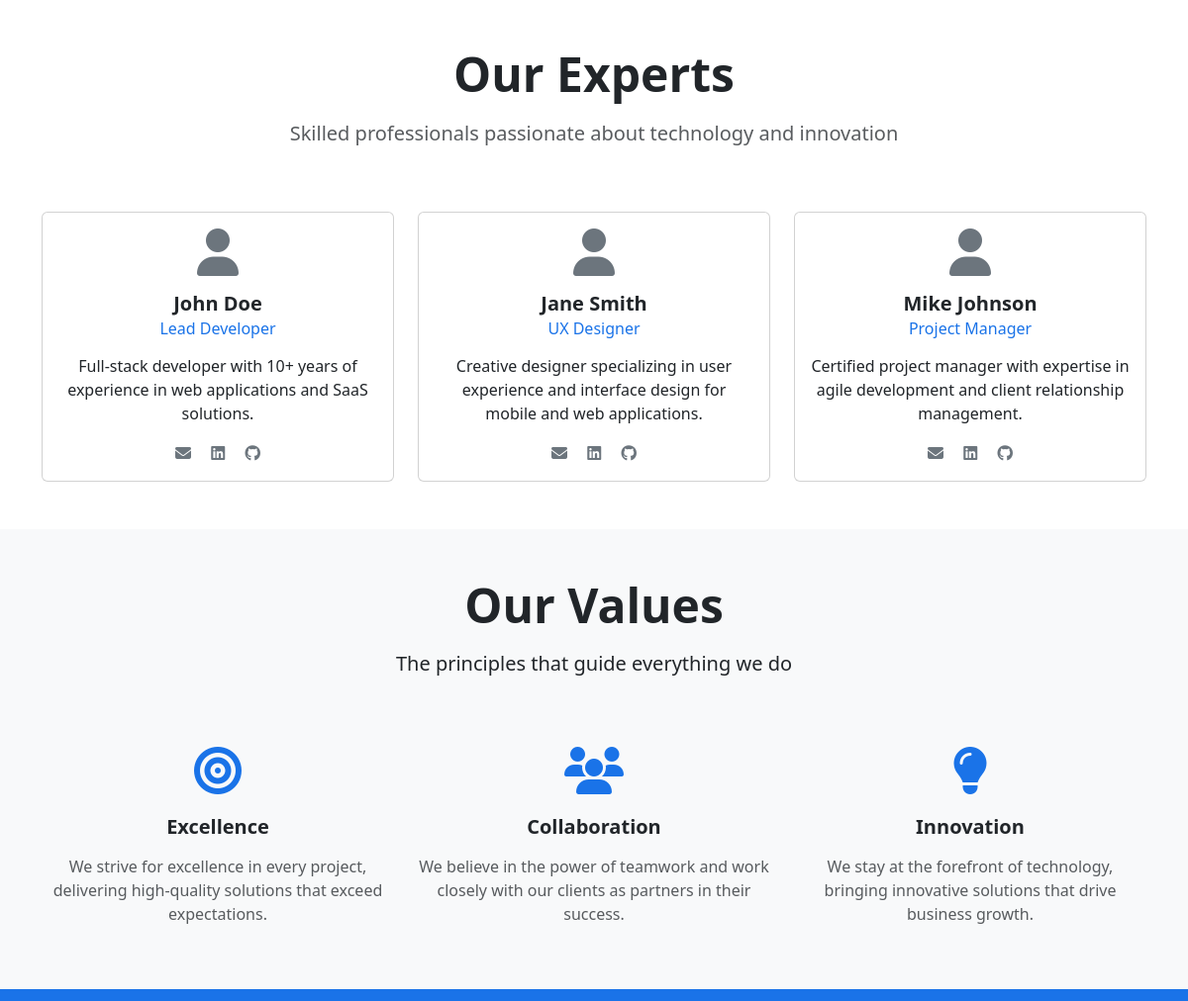
Before: /team/ (middle part) with the older database file.
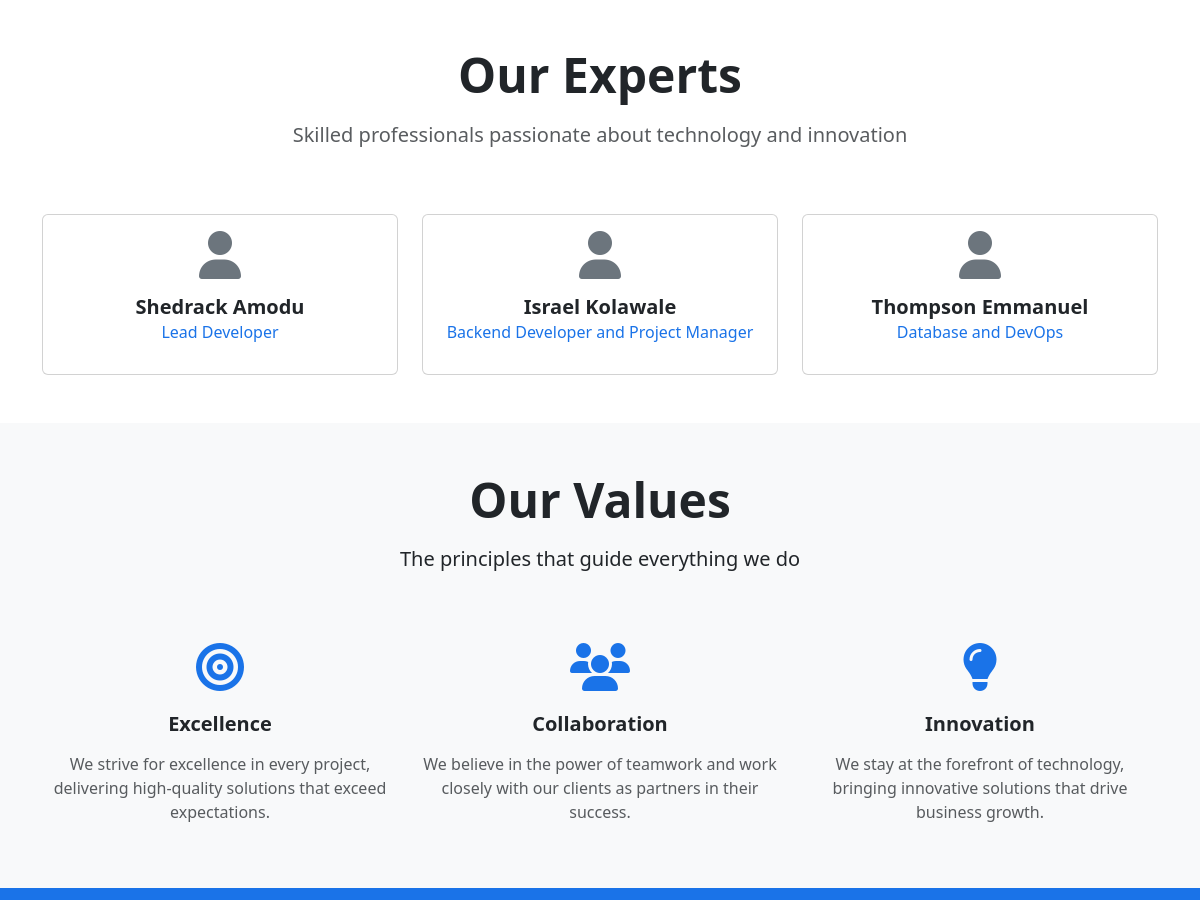
After: the same page with the newer database file.
### core/models.py (models this page shows, shortened)
class TeamMember(models.Model):
    name = models.CharField(max_length=200)
    position = models.CharField(max_length=200)
    bio = models.TextField(blank=True)
    image = models.ImageField(upload_to='team/', blank=True, null=True)
    email = models.EmailField(blank=True)
    linkedin = models.URLField(blank=True)
    github = models.URLField(blank=True)
    order = models.PositiveIntegerField(default=0)  # for ordering
    class Meta:
        ordering = ['order', 'name']

### core/views.py (the view)
# urls.py: path("team/", views.TeamListView.as_view(), name="team"),
class TeamListView(ListView):
    model = TeamMember
    template_name = "team.html"
    context_object_name = "team_members"

### templates/team.html (shortened to what this page needs)
{% extends "base.html" %}
{% block content %}
<section id="team" class="py-5">
  <div class="container">
    <div class="row">
      <div class="col-12 text-center mb-5">
        <h2 class="display-5 fw-bold mb-3">Our Experts</h2>
        <p class="lead text-muted">Skilled professionals passionate about technology and innovation</p>
      </div>
    </div>
    <div class="row g-4">
      {% for member in team_members %}
      <div class="col-lg-4 col-md-6">
        <div class="card team-card h-100">
          <div class="card-body text-center">
            {% if member.image %}
            <img src="{{ member.image.url }}" alt="{{ member.name }}" class="team-image rounded-circle mb-3">
            {% else %}
            <div class="team-placeholder rounded-circle mb-3">
              <i class="fas fa-user fa-3x text-secondary"></i>
            </div>
            {% endif %}
            <h5 class="card-title fw-bold mb-2">{{ member.name }}</h5>
            <h6 class="card-subtitle mb-3 text-primary">{{ member.position }}</h6>
          </div>
        </div>
      </div>
      {% empty %}
      <div class="col-lg-4 col-md-6">
        <div class="card team-card h-100">
          <div class="card-body text-center">
            <div class="team-placeholder rounded-circle mb-3">
              <i class="fas fa-user fa-3x text-secondary"></i>
            </div>
            <h5 class="card-title fw-bold mb-2">John Doe</h5>
            <h6 class="card-subtitle mb-3 text-primary">Lead Developer</h6>
            <p class="card-text">Full-stack developer with 10+ years of experience in web applications and SaaS solutions.</p>
            <div class="mt-3">
              <i class="fas fa-envelope text-secondary me-3"></i>
              <i class="fab fa-linkedin text-secondary me-3"></i>
              <i class="fab fa-github text-secondary"></i>
            </div>
          </div>
        </div>
      </div>
      <div class="col-lg-4 col-md-6">
        <div class="card team-card h-100">
          <div class="card-body text-center">
            <div class="team-placeholder rounded-circle mb-3">
              <i class="fas fa-user fa-3x text-secondary"></i>
            </div>
            <h5 class="card-title fw-bold mb-2">Jane Smith</h5>
            <h6 class="card-subtitle mb-3 text-primary">UX Designer</h6>
            <p class="card-text">Creative designer specializing in user experience and interface design for mobile and web applications.</p>
            <div class="mt-3">
              <i class="fas fa-envelope text-secondary me-3"></i>
              <i class="fab fa-linkedin text-secondary me-3"></i>
              <i class="fab fa-github text-secondary"></i>
            </div>
          </div>
        </div>
      </div>
      <div class="col-lg-4 col-md-6">
        <div class="card team-card h-100">
          <div class="card-body text-center">
            <div class="team-placeholder rounded-circle mb-3">
              <i class="fas fa-user fa-3x text-secondary"></i>
            </div>
            <h5 class="card-title fw-bold mb-2">Mike Johnson</h5>
            <h6 class="card-subtitle mb-3 text-primary">Project Manager</h6>
            <p class="card-text">Certified project manager with expertise in agile development and client relationship management.</p>
            <div class="mt-3">
              <i class="fas fa-envelope text-secondary me-3"></i>
              <i class="fab fa-linkedin text-secondary me-3"></i>
              <i class="fab fa-github text-secondary"></i>
            </div>
          </div>
        </div>
      </div>
      {% endfor %}
    </div>
  </div>
</section>
<section class="py-5 bg-light">
  <div class="container">
    <div class="row">
      <div class="col-12 text-center mb-5">
        <h2 class="display-5 fw-bold mb-3">Our Values</h2>
        <p class="lead">The principles that guide everything we do</p>
      </div>
    </div>
    <div class="row g-4">
      <div class="col-lg-4">
        <div class="text-center">
          <div class="display-5 mb-3">
            <i class="fas fa-bullseye text-primary"></i>
          </div>
          <h5 class="fw-bold mb-3">Excellence</h5>
          <p class="text-muted">We strive for excellence in every project, delivering high-quality solutions that exceed expectations.</p>
        </div>
      </div>
      <div class="col-lg-4">
        <div class="text-center">
          <div class="display-5 mb-3">
            <i class="fas fa-users text-primary"></i>
          </div>
          <h5 class="fw-bold mb-3">Collaboration</h5>
          <p class="text-muted">We believe in the power of teamwork and work closely with our clients as partners in their success.</p>
        </div>
      </div>
      <div class="col-lg-4">
        <div class="text-center">
          <div class="display-5 mb-3">
            <i class="fas fa-lightbulb text-primary"></i>
          </div>
          <h5 class="fw-bold mb-3">Innovation</h5>
          <p class="text-muted">We stay at the forefront of technology, bringing innovative solutions that drive business growth.</p>
        </div>
      </div>
    </div>
  </div>
</section>
<section class="py-5 bg-primary text-white">
</section>
{% endblock %}

### templates/base.html (shortened to what this page needs)
<!doctype html>
<html lang="en">
  <head>
    <link href="https://cdn.jsdelivr.net/npm/bootstrap@5.3.0/dist/css/bootstrap.min.css" rel="stylesheet">
    <link rel="stylesheet" href="https://cdnjs.cloudflare.com/ajax/libs/font-awesome/6.4.0/css/all.min.css">
    <link rel="stylesheet" href="/static/css/style.css" />
  </head>
  <body>
    {% block content %}{% endblock %}
  </body>
</html>

### static/css/style.css (style rules this page uses)
:root { --primary-color: #1a73e8; --secondary-color: #4285f4; --dark-color: #202124; --light-color: #f8f9fa; --success-color: #34a853; --warning-color: #fbbc04; --danger-color: #ea4335; }
.text-primary { color: var(--primary-color) !important; }
.bg-primary { background-color: var(--primary-color) !important; }
html { scroll-behavior: smooth; }

### templates/base.html (style rules this page uses)
:root { --primary-bg: #ffffff; --secondary-bg: #f8f9fa; --text-color: #212529; --accent-color: #4361ee; --accent-hover: #3a56d4; --border-color: #dee2e6; --card-bg: #ffffff; --header-bg: #ffffff; --footer-bg: #1a1a2e; --footer-text: #e9ecef; --shadow: 0 4px 12px rgba(0, 0, 0, 0.08); }
body { background-color: var(--primary-bg); color: var(--text-color); transition: background-color 0.3s ease, color 0.3s ease; }

Changed rows visible on the page:
added TeamMember: name "Shedrack Amodu", position "Lead Developer"
added TeamMember: name "Israel Kolawale", position "Backend Developer and Project Manager"
added TeamMember: name "Thompson Emmanuel", position "Database and DevOps"
Other visible differences:
text no longer shown: "John Doe Lead Developer Full-stack developer with 10+ years of experience in web applications and SaaS solutions. Jane Smith UX Designer Creative designer specializing in user experience and interface design for mobile and web applications. Mike Johnson Project Manager Certified project manager with expertise in agile development and client relationship management."
